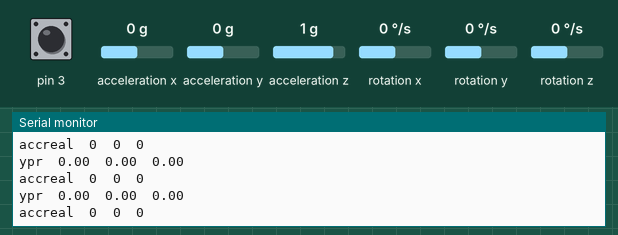
Recording of a sketch running on a simulated Arduino Leonardo, built with avr-gcc and run on an emulated ATmega32U4. On the bench: the last lines printed to the serial monitor. The inputs (shaded band) are chosen by the test bench; at power-on: acceleration x 0 g, acceleration y 0 g, acceleration z 1 g, rotation z 0 °/s, pin 3 HIGH, rotation x 0 °/s, rotation y 0 °/s. The sensor or clock chip raises its interrupt line as the real part does.

Above: at 1.7 s.
1.8 s: acceleration x set to -1.4 g
At 2.5 s:
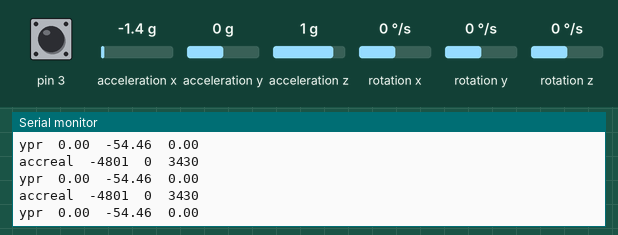
3.3 s: acceleration y set to -1.4 g
At 4.3 s:
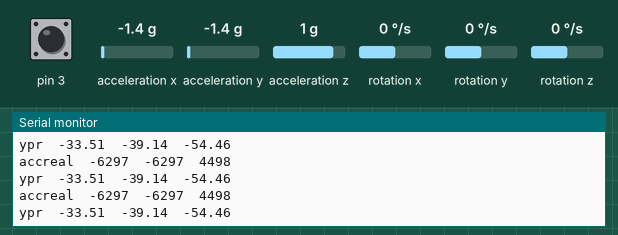
4.8 s: acceleration z set to -1.4 g
At 5.5 s:
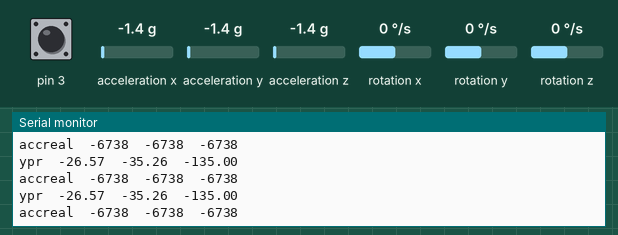
6.3 s: rotation z set to -192 °/s
At 6.9 s:
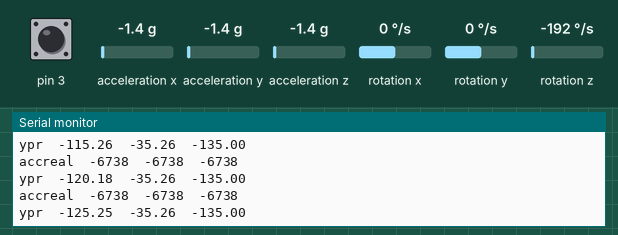
7.8 s: pin 3 pulled LOW for 3.2 s
12.5 s: pin 3 pulled LOW for 1 s
Timing chart, 0 to 15.5 s (numbered marks = the images above; inputs shaded):
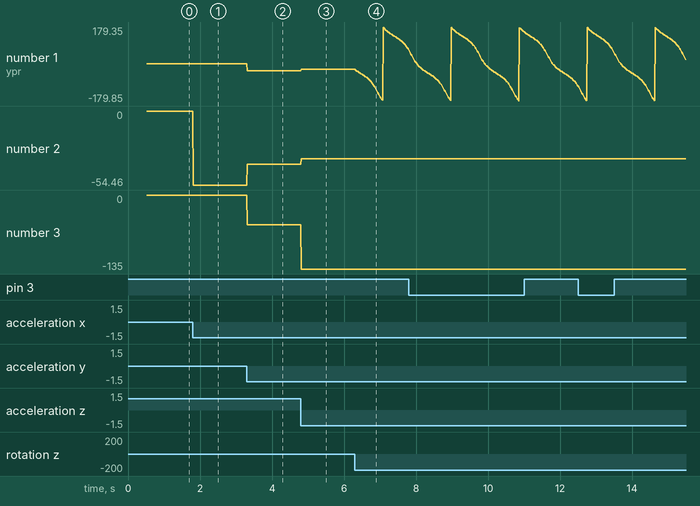

Measured:
- after the input at 1.8 s, the serial monitor: prints a new line at once (image 1)
- after the input at 3.3 s, the serial monitor: prints a new line at once (image 2)
- after the input at 4.8 s, the serial monitor: prints a new line at once (image 3)
- after the input at 6.3 s, the serial monitor: prints a new line at once (image 4)
- plotted number 1: 0 → -33.51 after the input at 3.3 s, -33.51 → -26.57 after the input at 4.8 s, -26.57 → 68.18 after the input at 6.3 s
- plotted number 2: 0 → -54.46 after the input at 1.8 s, -54.46 → -39.14 after the input at 3.3 s, -39.14 → -35.26 after the input at 4.8 s
- plotted number 3: -54.46 → -135 after the input at 4.8 s

The sketch:

CatMini_Test_MPU.ino
```cpp
/*

======================== ATELIER ROBOTIQUE : CatMini ========================
==                              Premiers pas                               ==
==                         Test du module MPU-6050                         ==
==                          Centrale inertielle                            ==
=============================================================================


Test du module MPU-6050, centrale inertielle.

Ce code permet d'afficher l'orientation du module, et l'accélération selon
les 3 axes 3D.

*/

/* =========================================================================
 *  Références : (Clique sur le "-" à gauche pour cacher cette note)
 *  ========================================================================
 *
 *
// I2C device class (I2Cdev) demonstration Arduino sketch for MPU6050 class using DMP (MotionApps v2.0)
// 6/21/2012 by Jeff Rowberg <jeff@rowberg.net>
// Updates should (hopefully) always be available at https://github.com/jrowberg/i2cdevlib
//
// Changelog:
//      2013-05-08 - added seamless Fastwire support
//                 - added note about gyro calibration
//      2012-06-21 - added note about Arduino 1.0.1 + Leonardo compatibility error
//      2012-06-20 - improved FIFO overflow handling and simplified read process
//      2012-06-19 - completely rearranged DMP initialization code and simplification
//      2012-06-13 - pull gyro and accel data from FIFO packet instead of reading directly
//      2012-06-09 - fix broken FIFO read sequence and change interrupt detection to RISING
//      2012-06-05 - add gravity-compensated initial reference frame acceleration output
//                 - add 3D math helper file to DMP6 example sketch
//                 - add Euler output and Yaw/Pitch/Roll output formats
//      2012-06-04 - remove accel offset clearing for better results (thanks Sungon Lee)
//      2012-06-01 - fixed gyro sensitivity to be 2000 deg/sec instead of 250
//      2012-05-30 - basic DMP initialization working

// calibration: http://42bots.com/tutorials/arduino-script-for-mpu-6050-auto-calibration/

 ============================================
I2Cdev device library code is placed under the MIT license
Copyright (c) 2012 Jeff Rowberg

Permission is hereby granted, free of charge, to any person obtaining a copy
of this software and associated documentation files (the "Software"), to deal
in the Software without restriction, including without limitation the rights
to use, copy, modify, merge, publish, distribute, sublicense, and/or sell
copies of the Software, and to permit persons to whom the Software is
furnished to do so, subject to the following conditions:

The above copyright notice and this permission notice shall be included in
all copies or substantial portions of the Software.

THE SOFTWARE IS PROVIDED "AS IS", WITHOUT WARRANTY OF ANY KIND, EXPRESS OR
IMPLIED, INCLUDING BUT NOT LIMITED TO THE WARRANTIES OF MERCHANTABILITY,
FITNESS FOR A PARTICULAR PURPOSE AND NONINFRINGEMENT. IN NO EVENT SHALL THE
AUTHORS OR COPYRIGHT HOLDERS BE LIABLE FOR ANY CLAIM, DAMAGES OR OTHER
LIABILITY, WHETHER IN AN ACTION OF CONTRACT, TORT OR OTHERWISE, ARISING FROM,
OUT OF OR IN CONNECTION WITH THE SOFTWARE OR THE USE OR OTHER DEALINGS IN
THE SOFTWARE.
===============================================

*/


//on inclut les librairies nécéssaires
#include "I2Cdev.h"
#include "MPU6050_6Axis_MotionApps20.h"
#if I2CDEV_IMPLEMENTATION == I2CDEV_ARDUINO_WIRE
    #include "Wire.h"
#endif


MPU6050 mpu; //définition du module MPU

// variables pour le contrôle et le statut du MPU
bool dmpReady = false;  // true si MPU est correctement initialisé
uint8_t mpuIntStatus;   // contient le statut d'interruption du MPU
uint8_t devStatus;      // retourne 0 si l'opération est un succès et !0 si erreur
uint16_t packetSize;    // taille du paquet qui stocke les données
uint16_t fifoCount;     // compte de tous les octets stockés dans FIFO
uint8_t fifoBuffer[64]; // buffer de stockage FIFO


// Variables pour l'orientation et l'accélération du module
Quaternion q;           // [w, x, y, z]         quaternion pour reccueillir les mesures
VectorInt16 acc;         // [x, y, z]           mesures d'accélération directement des capteurs (avec gravité)
VectorInt16 accReal;     // [x, y, z]           mesures d'accélération sans gravité
VectorFloat gravity;    // [x, y, z]            vecteur de gravité
float ypr[3];           // [yaw, pitch, roll]   yaw/pitch/roll (roulis/tangage/lacet)


// ================================================================
// ===               INTERRUPT DETECTION ROUTINE                ===
// ================================================================

volatile bool mpuInterrupt = false;     //indique si le pin d'interruption du MPU est HIGH
void dmpDataReady() {
    mpuInterrupt = true;
}

// ================================================================
// ===                      INITIAL SETUP                       ===
// ================================================================


void setup() {
    //réglage selon les libraires : ne pas porter attention
    #if I2CDEV_IMPLEMENTATION == I2CDEV_ARDUINO_WIRE
        Wire.begin();
        TWBR = 24; // 400kHz I2C clock (200kHz if CPU is 8MHz)
    #elif I2CDEV_IMPLEMENTATION == I2CDEV_BUILTIN_FASTWIRE
        Fastwire::setup(400, true);
    #endif

    //communication série
    Serial.begin(57600);
    while (!Serial); //on attend le moniteur série


    // initialisation du module
    Serial.println(F("Initialisation I2C..."));
    mpu.initialize();

    // vérification des connections
    Serial.println(F("Vérification des connections..."));
    Serial.println(mpu.testConnection() ? F("MPU6050 connection réussie") : F("MPU6050 connection échouée"));


    // configuration
    Serial.println(F("Configuration..."));
    devStatus = mpu.dmpInitialize();


    //offsets pour le gyroscope (valeurs après tests)
    mpu.setXGyroOffset(135);
    mpu.setYGyroOffset(34);
    mpu.setZGyroOffset(-30);
    mpu.setZAccelOffset(1736);


    if (devStatus == 0) { // vérification que tout a fonctionné
        // on allume le module
        Serial.println(F("Allumage..."));
        mpu.setDMPEnabled(true);

        // on permet à Arduino de détecter le signal d'interruption
        Serial.println(F("Permission de détecter le signal d'interruption..."));
        attachInterrupt(0, dmpDataReady, RISING);
        mpuIntStatus = mpu.getIntStatus();

        // module prêt
        Serial.println(F("Module prêt..."));
        dmpReady = true;

        // on récupère la taille du paquet de stockage
        packetSize = mpu.dmpGetFIFOPacketSize();

    } else { //si erreur
        // ERREUR!
        // 1 = erreur de chargement dans la mémoire
        // 2 = erreur de configuration
        Serial.print(F("ERREUR (code "));
        Serial.print(devStatus);
        Serial.println(F(")"));
    }

}

// ================================================================
// ===                    MAIN PROGRAM LOOP                     ===
// ================================================================

void loop() {
  if (!dmpReady) return; //si le module n'est pas prêt, on ne fait rien

  mpuInterrupt = false;
  mpuIntStatus = mpu.getIntStatus();  //récupération du statut du module

  fifoCount = mpu.getFIFOCount(); //récupération du nombre de mesures dans le buffer FIFO

  // vérification que le buffer n'est pas plein (ne devrait jamais arriver)
    if ((mpuIntStatus & 0x10) || fifoCount == 1024) {
        // reset pour recommencer proprement
        mpu.resetFIFO();
        Serial.println(F("FIFO surchargé!"));

    // sinon, on attend un signal du module pour signifier qu'il est prêt
    } else if (mpuIntStatus & 0x02) {
        // on attend que toutes les mesures soient faites (donc que le buffer soit de
        // la bonne taille)
        while (fifoCount < packetSize) fifoCount = mpu.getFIFOCount();

        // lecture du FIFO
        mpu.getFIFOBytes(fifoBuffer, packetSize);


        fifoCount -= packetSize;


        // affichage des angles de roulis, tangage, lacet
            mpu.dmpGetQuaternion(&q, fifoBuffer);
            mpu.dmpGetGravity(&gravity, &q);
            mpu.dmpGetYawPitchRoll(ypr, &q, &gravity);
            Serial.print("ypr\t");
            Serial.print(ypr[0] * 180/M_PI);
            Serial.print("\t");
            Serial.print(ypr[1] * 180/M_PI);
            Serial.print("\t");
            Serial.println(ypr[2] * 180/M_PI);


        // affichage de l'accélération, sans la gravité
            mpu.dmpGetQuaternion(&q, fifoBuffer);
            mpu.dmpGetAccel(&acc, fifoBuffer);
            mpu.dmpGetGravity(&gravity, &q);
            mpu.dmpGetLinearAccel(&accReal, &acc, &gravity);
            Serial.print("accreal\t");
            Serial.print(accReal.x);
            Serial.print("\t");
            Serial.print(accReal.y);
            Serial.print("\t");
            Serial.println(accReal.z);


    }
}
```
